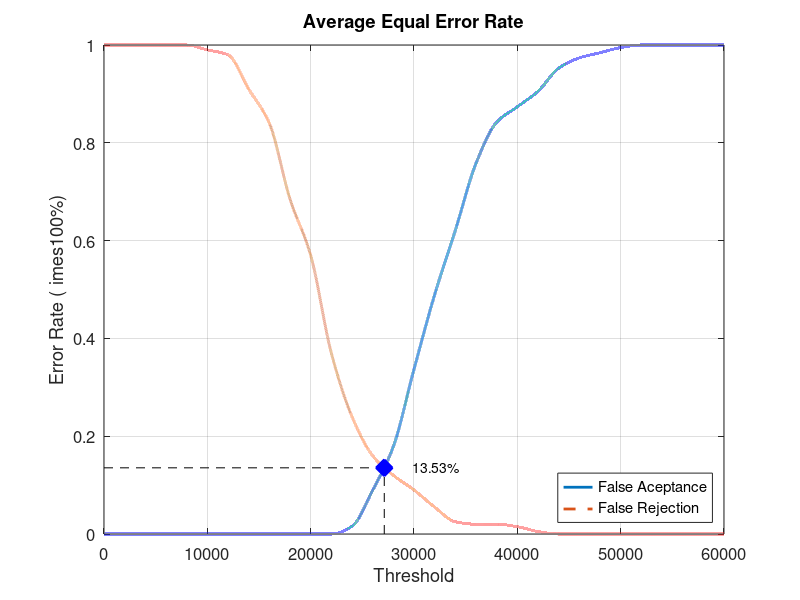
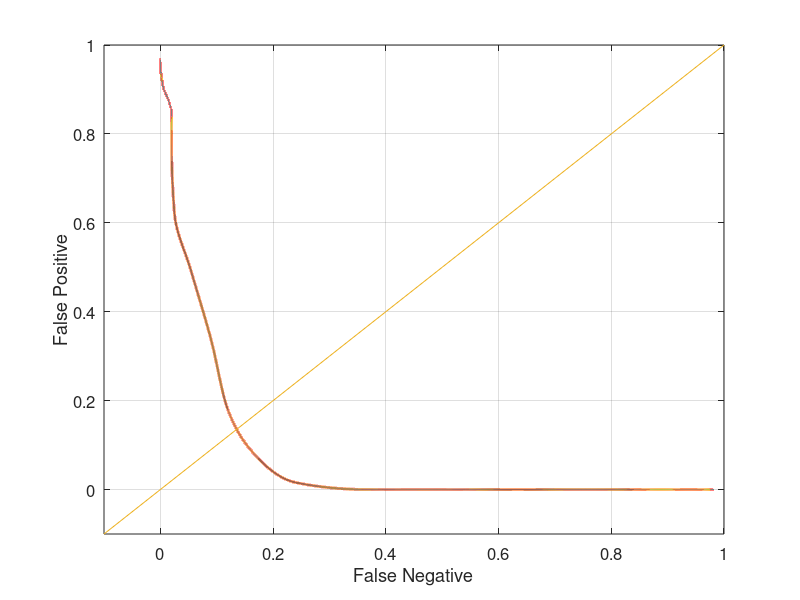

MATLAB code for these plots, in order:
close all;
clear;
clc;
x = 0:2000:60000;
xq = 0:0.5:60000;

y0 = [0 0 0 0 0 0 0 0 0 0 0 0 0.0157895 0.0894737 0.178947 0.336842 0.489474 0.621053 0.757895 0.842105 0.873684 0.905263 0.952632 0.973684 0.984211 0.994737 1 1 1 1 1]
yy0 = interp1(x, y0, xq, 'pchip');
y1 = [1 1 1 1 1 0.99 0.98 0.91 0.84 0.685 0.57 0.37 0.24 0.16 0.12 0.09 0.055 0.025 0.02 0.02 0.015 0.005 0 0 0 0 0 0 0 0 0]
yy1 = interp1(x, y1, xq, 'pchip');

% Calculating EER: 
y2 = abs(y0 - y1);
find(y2 == min(y2))
yy2 = abs(yy0 - yy1);
xEER = find(yy2 == min(yy2));
xEERIndex = xq(xEER) % X-axis EER
yEER = yy0(xEER) % Y-axis EER

main = figure
plot(xq, yy0,'-','LineWidth', 2);	hold on
plot(xq, yy1,'--','LineWidth', 2);	hold on
plot([xEERIndex xEERIndex], [0 yEER], 'k--');	hold on
plot([0 xEERIndex], [yEER yEER], 'k--');	hold on
plot(xEERIndex, yEER, 'bx', 'LineWidth', 10);	hold on
text(xEERIndex + 10 * xEERIndex / 100, yEER, [num2str(round((10000 * yEER)) / 100) '%'])
legend('False Aceptance', 'False Rejection', 'Location', 'SouthEast')
xlabel('Threshold')
ylabel('Error Rate (	imes100%)')
title('Average Equal Error Rate')
set(gca, 'FontSize', 12)
axis([0 60000 0 1])
grid on

print(main, 'Database5_3Main', '-dpng');
FNRxFPR = figure('Color', [1 1 1]);
plot(yy1, yy0, '-', yy1, yy0, 'LineWidth', 2);
hold on
y = -0.1:0.1:1
plot(y, y); 
set(gca, 'FontSize', 12)
xlabel('False Negative')
ylabel('False Positive')
axis([-0.1 1 -0.1 1])
set(gca, 'FontSize', 12)
grid on

print(FNRxFPR, 'Database5_3FNRxFPR','-dpng');
